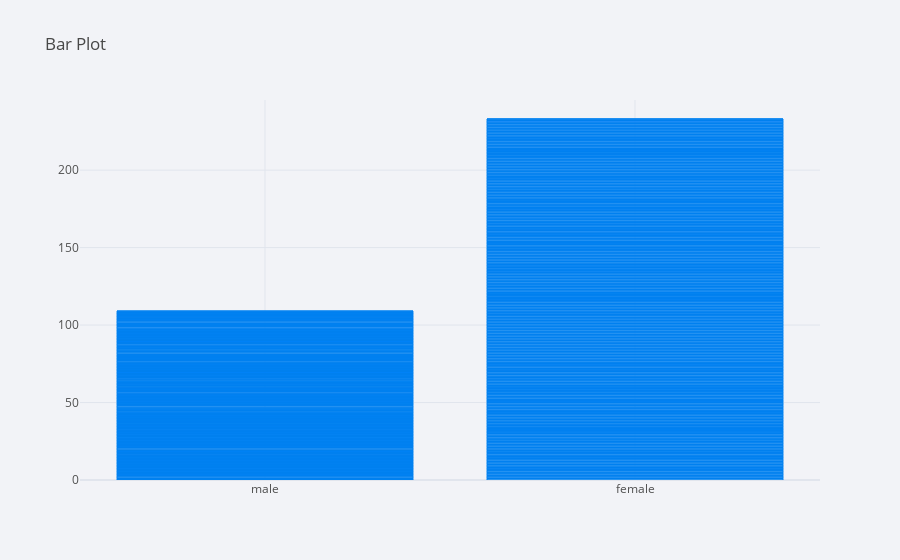

Notebook code for this chart:
### Code cell
titanic.iplot(x = 'sex', y = 'survived', kind = 'bar', title = 'Bar Plot')

### Figure 1 — Plotly figure (JSON) as saved in the notebook; plotly's stock layout.template omitted (floating-point values rounded to 4 significant figures; data arrays with more than 128 entries replaced by an {"elided": "..."} marker saying what was removed)
{"data": [{"marker": {"color": "rgba(0, 128, 240, 0.6)", "line": {"color": "rgba(0, 128, 240, 1.0)", "width": 1}}, "name": "survived", "orientation": "v", "text": "", "type": "bar", "x": {"elided": "891 str values"}, "y": {"elided": "891 int values"}}], "layout": {"legend": {"bgcolor": "#F2F3F7", "font": {"color": "#505050"}}, "paper_bgcolor": "#F2F3F7", "plot_bgcolor": "#F2F3F7", "title": {"font": {"color": "#484848"}, "text": "Bar Plot"}, "xaxis": {"gridcolor": "#E1E5ED", "showgrid": true, "tickfont": {"color": "#505050"}, "title": {"font": {"color": "#505050"}, "text": ""}, "zerolinecolor": "#E1E5ED"}, "yaxis": {"gridcolor": "#E1E5ED", "showgrid": true, "tickfont": {"color": "#505050"}, "title": {"font": {"color": "#505050"}, "text": ""}, "zerolinecolor": "#E1E5ED"}}}
